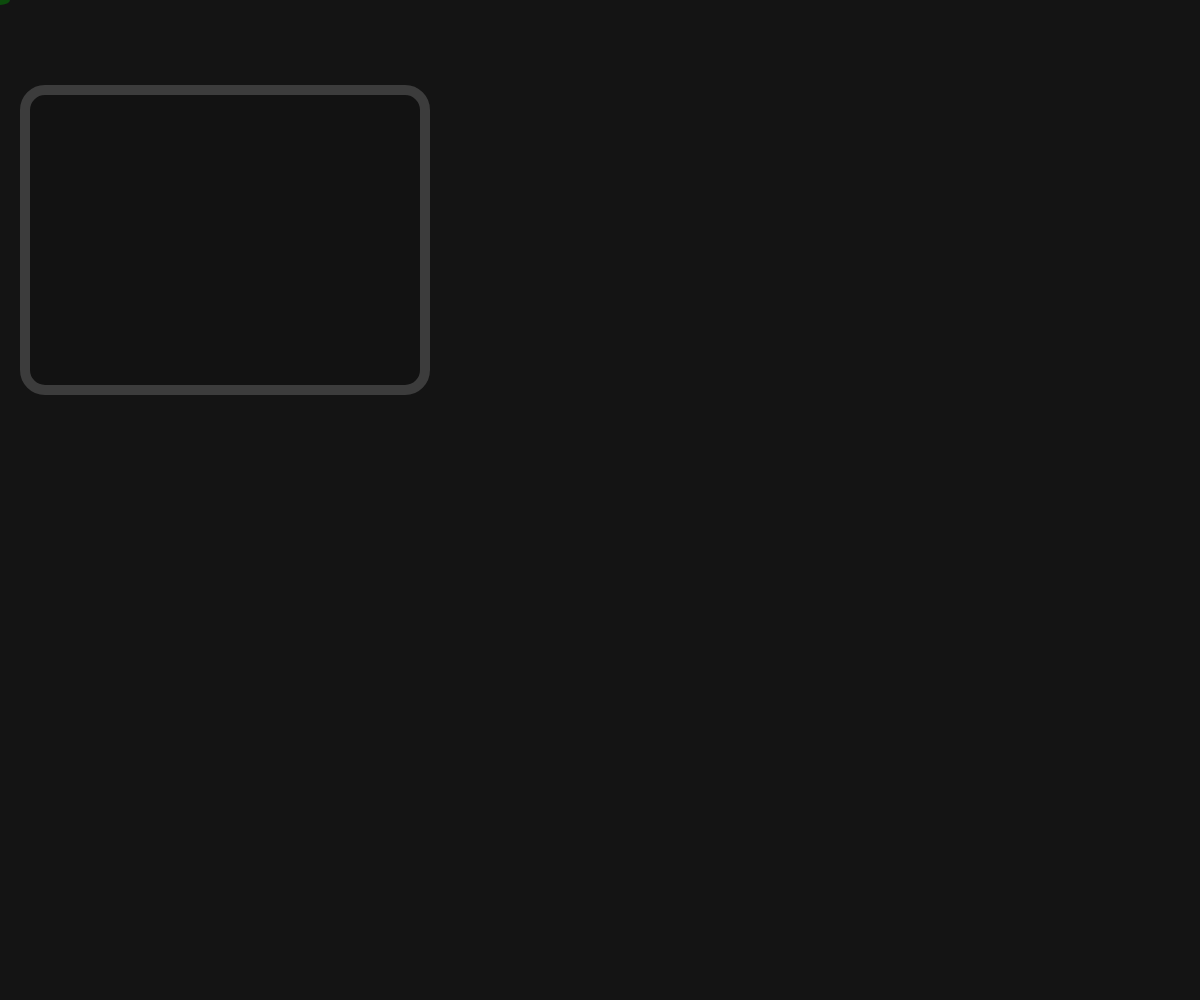
Frame 1 (no input)
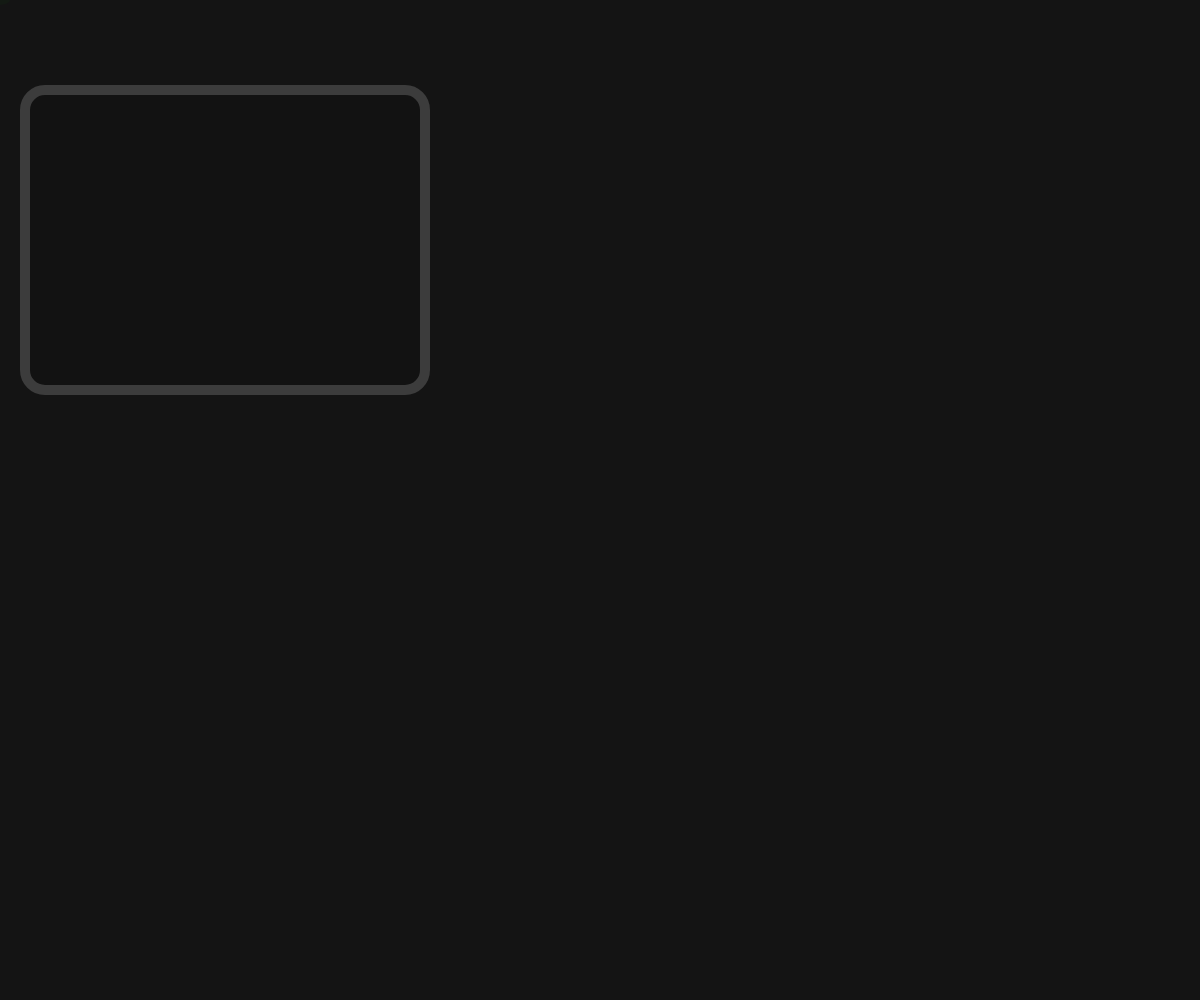
Frame 60 (no input)
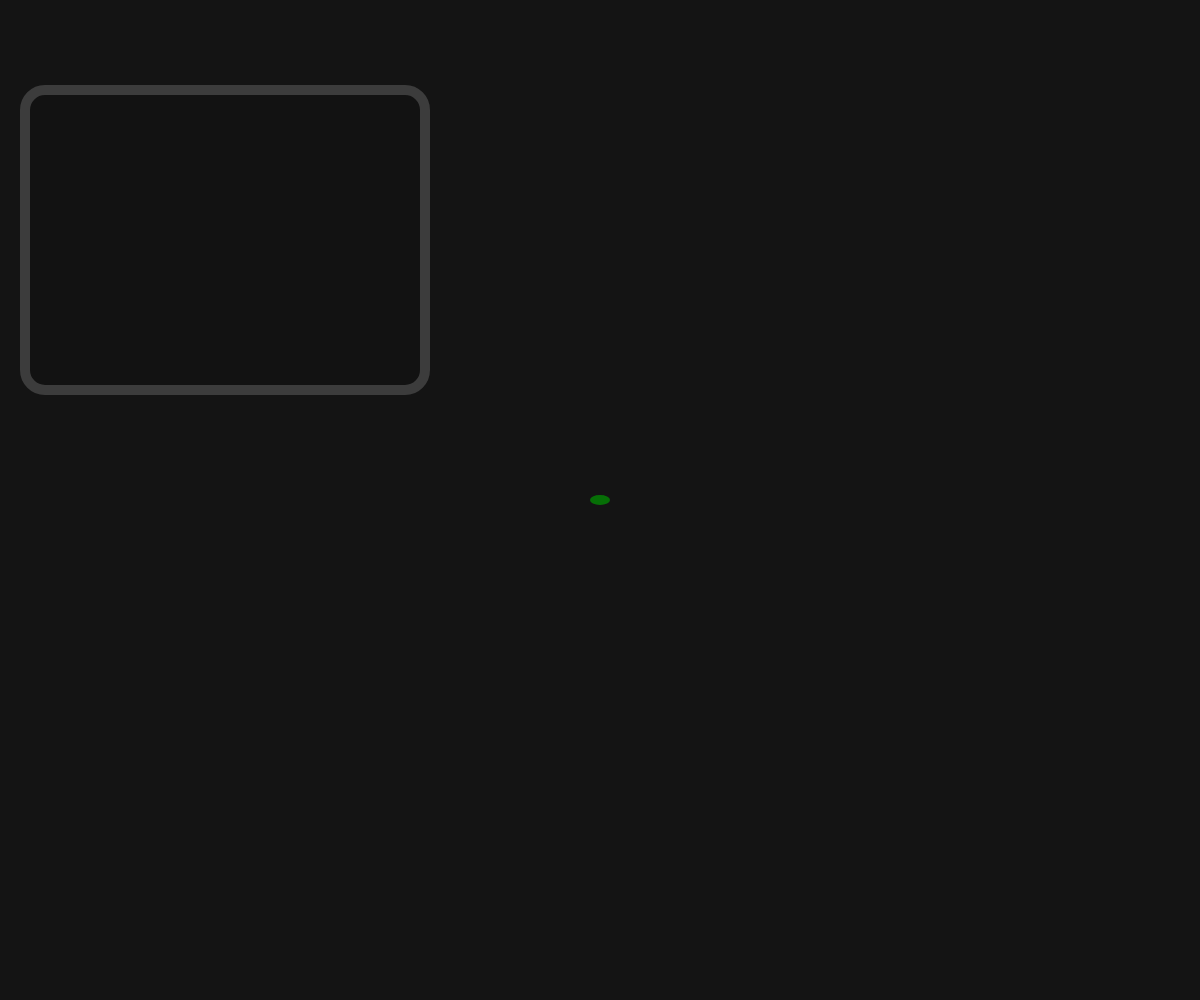
Frame 120 (the mouse pressed at the canvas centre since frame 60)

The p5.js sketch that drew these frames (run headless with seeded random() and noise() and a simulated clock; from frame 60 on, the mouse is pressed at the canvas centre):

// p5.js sketch
// ── sketch.js
// Simple p5.js sketch following the mouse
let x, y;
let opacity = 100;
let isMoving = false;



function setup() {
  createCanvas(windowWidth, windowHeight);
  x = windowWidth / 2
  y = windowHeight / 2
  noStroke();
  noCursor();
}

function draw() {
  background(20);

  fill(0, 160, 0, opacity);
  noStroke();
  ellipse(mouseX, mouseY, 20, 10);

  isMoving = true;

  if (mouseX == pmouseX && mouseY == pmouseY) {
    isMoving = false;
  }

  if (isMoving) {
    opacity = 255;
    isMoving = false;
  } else {
    if (opacity > 0) {
      opacity -= 1.5
    }
  }

  fill(0, 20);
  stroke(60);
  strokeWeight(10); //large outline
  rect(25, 90, 400, 300, 20);

}
